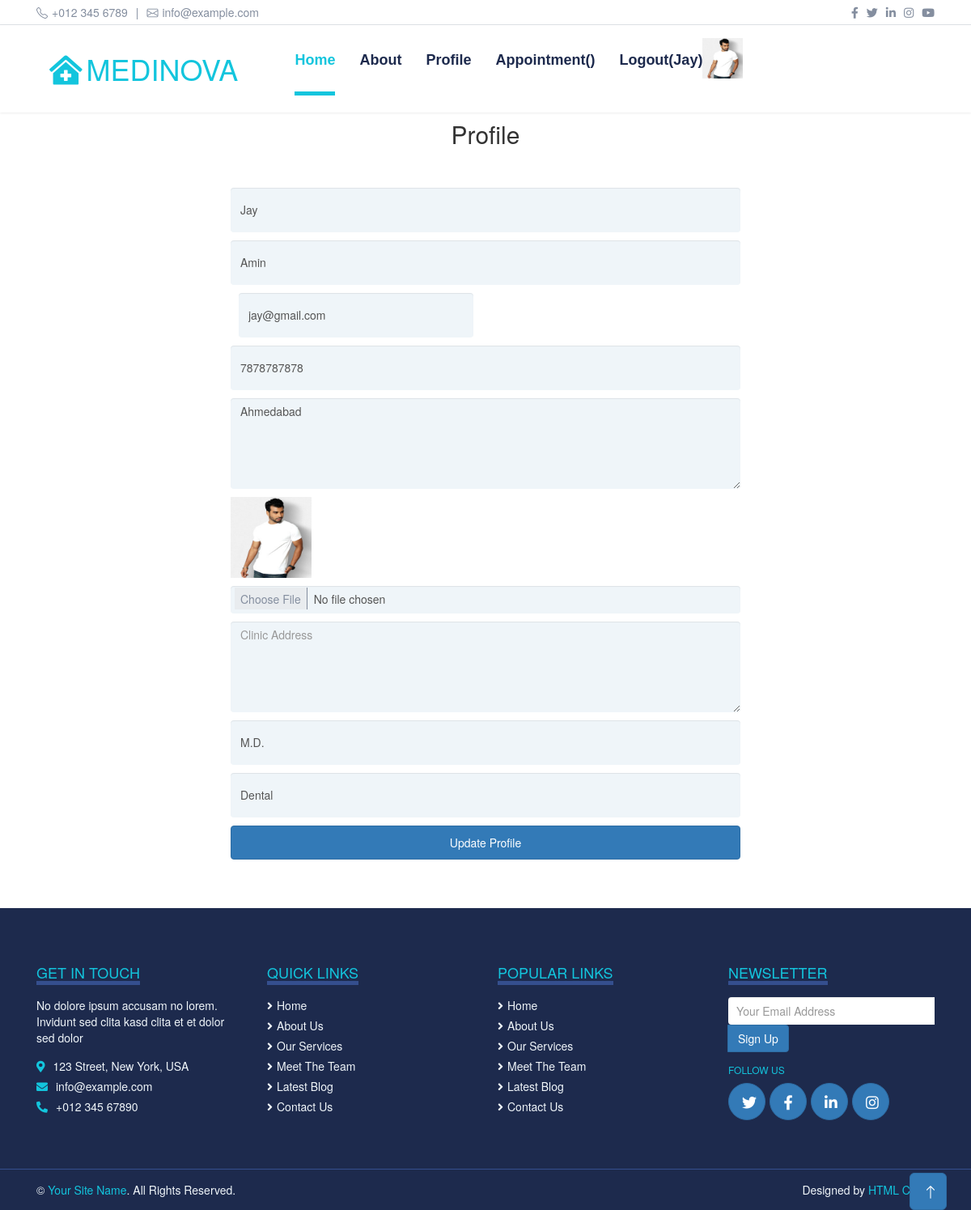
Screenshot of /doctor-profile/ (signed in) with the database file from the repository.
### myapp/models.py (models this page shows, shortened)
class User(models.Model):
	userchoice=(
			('patient','patient'),
			('doctor','doctor')
		)
	usertype=models.CharField(max_length=100,choices=userchoice)
	fname=models.CharField(max_length=100)
	lname=models.CharField(max_length=100)
	email=models.EmailField()
	mobile=models.PositiveIntegerField()
	address=models.TextField()
	password=models.CharField(max_length=100)
	profile_pic=models.ImageField(upload_to="profile_pic/",default="")

class Doctor(models.Model):
	doctor=models.ForeignKey(User,on_delete=models.CASCADE)
	clinic_address=models.TextField()
	qualification=models.CharField(max_length=100)
	speciality=models.CharField(max_length=100)
	profile=models.BooleanField(default=False)
	charges=models.PositiveIntegerField(default=200)

### myapp/views.py (the view)
# urls.py: path('doctor-profile/',views.doctor_profile,name='doctor-profile'),
def doctor_profile(request):
	user=User.objects.get(email=request.session['email'])
	doctor=Doctor()
	try:
		doctor=Doctor.objects.get(doctor=user)
	except:
		pass
	if request.method=="POST":
		user.fname=request.POST['fname']
		user.lname=request.POST['lname']
		user.mobile=request.POST['mobile']
		user.address=request.POST['address']
		try:
			user.profile_pic=request.FILES['profile_pic']
		except:
			pass
		user.save()
		doctor.doctor=user
		doctor.clinic_address=request.POST['clinic_address']
		doctor.qualification=request.POST['qualification']
		doctor.speciality=request.POST['speciality']
		doctor.save()
		msg="Profile Update Successfully"
		return render(request,'doctor-profile.html',{'user':user,'doctor':doctor,'msg':msg})
	else:
		return render(request,'doctor-profile.html',{'user':user,'doctor':doctor})

### myapp/templates/doctor-profile.html (shortened to what this page needs)
{% extends 'doctor-header.html' %}
{% load static %}
{% block content %}
<!DOCTYPE html>
<html lang="en">
<head>
</head>
<body>
    <div class="container-fluid pt-5">
        <div class="container">
            <div class="row justify-content-center position-relative" style="margin-top:-100px; z-index: 1;">
                <div class="col-lg-8">
                    <div class="bg-white rounded p-5 m-5 mb-0">
                        <h2 align="center">Profile</h2>
                        <br><br>
                        <form method="post" action="{% url 'doctor-profile' %}" enctype="multipart/form-data">
                            <div class="row g-3">
                                <div class="col-12">
                                    <input type="text" class="form-control bg-light border-0" value="{{user.fname}}" name="fname" style="height: 55px;">
                                </div>
                                <div class="col-12">
                                    <input type="text" class="form-control bg-light border-0" value="{{user.lname}}" name="lname" style="height: 55px;">
                                </div>
                                <div class="col-12 col-sm-6">
                                    <input type="email" class="form-control bg-light border-0" value="{{user.email}}" name="email" style="height: 55px;">
                                </div>
                                <div class="col-12">
                                    <input type="text" class="form-control bg-light border-0" value="{{user.mobile}}" name="mobile" style="height: 55px;">
                                </div>
                                <div class="col-12">
                                    <textarea class="form-control bg-light border-0" rows="5" placeholder="Address" name="address">{{user.address}}</textarea>
                                </div>
                                <div class="col-12">
                                    <img src="{{user.profile_pic.url}}" width="100px" height="100px">
                                </div>
                                <div class="col-12">
                                    <input type="file" class="form-control bg-light border-0" name="profile_pic">
                                </div>
                                <div class="col-12">
                                    <textarea class="form-control bg-light border-0" rows="5" placeholder="Clinic Address" name="clinic_address">{{doctor.address}}</textarea>
                                </div>
                                 <div class="col-12">
                                    <input type="text" class="form-control bg-light border-0" value="{{doctor.qualification}}" placeholder="Qualification" name="qualification" style="height: 55px;">
                                </div>
                                <div class="col-12">
                                    <input type="text" class="form-control bg-light border-0" value="{{doctor.speciality}}" placeholder="Speciality" name="speciality" style="height: 55px;">
                                </div>
                                <div class="col-12">
                                    <button class="btn btn-primary w-100 py-3" type="submit">Update Profile</button>
                                </div>
                            </div>
                        </form>
                    </div>
                </div>
            </div>
        </div>
    </div>
</body>
</html>
{% endblock %}

### myapp/templates/doctor-header.html (shortened to what this page needs)
{% load static %}
<!DOCTYPE html>
<html lang="en">
<head>
    <link href="https://cdnjs.cloudflare.com/ajax/libs/font-awesome/5.15.0/css/all.min.css" rel="stylesheet">
    <link href="https://cdn.jsdelivr.net/npm/bootstrap-icons@1.4.1/font/bootstrap-icons.css" rel="stylesheet">
    <link href="{% static 'lib/owlcarousel/assets/owl.carousel.min.css' %}" rel="stylesheet">
    <link href="{% static 'lib/tempusdominus/css/tempusdominus-bootstrap-4.min.css' %}" rel="stylesheet" />
    <link href="{% static 'css/bootstrap.min.css' %}" rel="stylesheet">
    <link href="{% static 'css/style.css' %}" rel="stylesheet">
    <link rel="stylesheet" href="https://maxcdn.bootstrapcdn.com/bootstrap/3.4.1/css/bootstrap.min.css">
</head>
<body>
    <div class="container-fluid py-2 border-bottom d-none d-lg-block">
        <div class="container">
            <div class="row">
                <div class="col-md-6 text-center text-lg-start mb-2 mb-lg-0">
                    <div class="d-inline-flex align-items-center">
                        <a class="text-decoration-none text-body pe-3" href=""><i class="bi bi-telephone me-2"></i>+012 345 6789</a>
                        <span class="text-body">|</span>
                        <a class="text-decoration-none text-body px-3" href=""><i class="bi bi-envelope me-2"></i>info@example.com</a>
                    </div>
                </div>
                <div class="col-md-6 text-center text-lg-end">
                    <div class="d-inline-flex align-items-center">
                        <a class="text-body px-2" href="">
                            <i class="fab fa-facebook-f"></i>
                        </a>
                        <a class="text-body px-2" href="">
                            <i class="fab fa-twitter"></i>
                        </a>
                        <a class="text-body px-2" href="">
                            <i class="fab fa-linkedin-in"></i>
                        </a>
                        <a class="text-body px-2" href="">
                            <i class="fab fa-instagram"></i>
                        </a>
                        <a class="text-body ps-2" href="">
                            <i class="fab fa-youtube"></i>
                        </a>
                    </div>
                </div>
            </div>
        </div>
    </div>
    <div class="container-fluid sticky-top bg-white shadow-sm">
        <div class="container">
            <nav class="navbar navbar-expand-lg bg-white navbar-light py-3 py-lg-0">
                <a href="{% url 'doctor-index' %}" class="navbar-brand">
                    <h1 class="m-0 text-uppercase text-primary"><i class="fa fa-clinic-medical me-2"></i>Medinova</h1>
                </a>
                <div class="collapse navbar-collapse" id="navbarCollapse">
                    <div class="navbar-nav ms-auto py-0">
                        <a href="{% url 'doctor-index' %}" class="nav-item nav-link active">Home</a>
                        <a href="{% url 'doctor-about' %}" class="nav-item nav-link">About</a>
                        <a href="{% url 'doctor-profile' %}" class="nav-item nav-link">Profile</a>
                        <a href="{% url 'doctor-appointment' %}" class="nav-item nav-link">Appointment({{request.session.appointment_count}})</a>
                        {% if request.session.email %}
                            <a href="{% url 'logout' %}" class="nav-item nav-link">Logout({{request.session.fname}})</a>
                            <img src="{{request.session.profile_pic}}" height="50px" width="50px" style="margin-top:15px;">
                        {% else %}
                            <a href="{% url 'signup' %}" class="nav-item nav-link">Sign Up</a>
                            <a href="{% url 'login' %}" class="nav-item nav-link">Login</a>
                        {% endif %}
                    </div>
                </div>
            </nav>
        </div>
    </div>
    {% block content %}
    {% endblock %}
    <div class="container-fluid bg-dark text-light mt-5 py-5">
        <div class="container py-5">
            <div class="row g-5">
                <div class="col-lg-3 col-md-6">
                    <h4 class="d-inline-block text-primary text-uppercase border-bottom border-5 border-secondary mb-4">Get In Touch</h4>
                    <p class="mb-4">No dolore ipsum accusam no lorem. Invidunt sed clita kasd clita et et dolor sed dolor</p>
                    <p class="mb-2"><i class="fa fa-map-marker-alt text-primary me-3"></i>123 Street, New York, USA</p>
                    <p class="mb-2"><i class="fa fa-envelope text-primary me-3"></i>info@example.com</p>
                    <p class="mb-0"><i class="fa fa-phone-alt text-primary me-3"></i>+012 345 67890</p>
                </div>
                <div class="col-lg-3 col-md-6">
                    <h4 class="d-inline-block text-primary text-uppercase border-bottom border-5 border-secondary mb-4">Quick Links</h4>
                    <div class="d-flex flex-column justify-content-start">
                        <a class="text-light mb-2" href="#"><i class="fa fa-angle-right me-2"></i>Home</a>
                        <a class="text-light mb-2" href="#"><i class="fa fa-angle-right me-2"></i>About Us</a>
                        <a class="text-light mb-2" href="#"><i class="fa fa-angle-right me-2"></i>Our Services</a>
                        <a class="text-light mb-2" href="#"><i class="fa fa-angle-right me-2"></i>Meet The Team</a>
                        <a class="text-light mb-2" href="#"><i class="fa fa-angle-right me-2"></i>Latest Blog</a>
                        <a class="text-light" href="#"><i class="fa fa-angle-right me-2"></i>Contact Us</a>
                    </div>
                </div>
                <div class="col-lg-3 col-md-6">
                    <h4 class="d-inline-block text-primary text-uppercase border-bottom border-5 border-secondary mb-4">Popular Links</h4>
                    <div class="d-flex flex-column justify-content-start">
                        <a class="text-light mb-2" href="#"><i class="fa fa-angle-right me-2"></i>Home</a>
                        <a class="text-light mb-2" href="#"><i class="fa fa-angle-right me-2"></i>About Us</a>
                        <a class="text-light mb-2" href="#"><i class="fa fa-angle-right me-2"></i>Our Services</a>
                        <a class="text-light mb-2" href="#"><i class="fa fa-angle-right me-2"></i>Meet The Team</a>
                        <a class="text-light mb-2" href="#"><i class="fa fa-angle-right me-2"></i>Latest Blog</a>
                        <a class="text-light" href="#"><i class="fa fa-angle-right me-2"></i>Contact Us</a>
                    </div>
                </div>
                <div class="col-lg-3 col-md-6">
                    <h4 class="d-inline-block text-primary text-uppercase border-bottom border-5 border-secondary mb-4">Newsletter</h4>
                    <form action="">
                        <div class="input-group">
                            <input type="text" class="form-control p-3 border-0" placeholder="Your Email Address">
                            <button class="btn btn-primary">Sign Up</button>
                        </div>
                    </form>
                    <h6 class="text-primary text-uppercase mt-4 mb-3">Follow Us</h6>
                    <div class="d-flex">
                        <a class="btn btn-lg btn-primary btn-lg-square rounded-circle me-2" href="#"><i class="fab fa-twitter"></i></a>
                        <a class="btn btn-lg btn-primary btn-lg-square rounded-circle me-2" href="#"><i class="fab fa-facebook-f"></i></a>
                        <a class="btn btn-lg btn-primary btn-lg-square rounded-circle me-2" href="#"><i class="fab fa-linkedin-in"></i></a>
                        <a class="btn btn-lg btn-primary btn-lg-square rounded-circle" href="#"><i class="fab fa-instagram"></i></a>
                    </div>
                </div>
            </div>
        </div>
    </div>
    <div class="container-fluid bg-dark text-light border-top border-secondary py-4">
        <div class="container">
            <div class="row g-5">
                <div class="col-md-6 text-center text-md-start">
                    <p class="mb-md-0">&copy; <a class="text-primary" href="#">Your Site Name</a>. All Rights Reserved.</p>
                </div>
                <div class="col-md-6 text-center text-md-end">
                    <p class="mb-0">Designed by <a class="text-primary" href="https://htmlcodex.com">HTML Codex</a></p>
                </div>
            </div>
        </div>
    </div>
    <a href="#" class="btn btn-lg btn-primary btn-lg-square back-to-top"><i class="bi bi-arrow-up"></i></a>
</body>
</html>

### myapp/static/css/style.css (style rules this page uses)
:root { --primary: #13C5DD; --secondary: #354F8E; --light: #EFF5F9; --dark: #1D2A4D; }
.btn { font-weight: 700; transition: .5s; }
.btn-primary { color: #FFFFFF; }
.btn-lg-square { width: 46px; height: 46px; }
.btn-square, .btn-sm-square, .btn-lg-square { padding-left: 0; padding-right: 0; text-align: center; }
.back-to-top { position: fixed; display: none; right: 30px; bottom: 0; border-radius: 50% 50% 0 0; z-index: 99; }
.navbar-light .navbar-nav .nav-link { font-family: 'Jost', sans-serif; position: relative; margin-left: 30px; padding: 30px 0; font-size: 18px; font-weight: 700; color: var(--dark); outline: none; transition: .5s; }
.navbar-light .navbar-nav .nav-link:hover, .navbar-light .navbar-nav .nav-link.active { color: var(--primary); }
@media (min-width: 992px) { .navbar-light .navbar-nav .nav-link::before { position: absolute; content: ""; width: 0; height: 5px; bottom: 0; left: 50%; background: var(--primary); transition: .5s; } }
@media (min-width: 992px) { .navbar-light .navbar-nav .nav-link:hover::before, .navbar-light .navbar-nav .nav-link.active::before { width: 100%; left: 0; } }

### rows the page displays
User: session.fname "Jay", fname "Jay", lname "Amin", email "jay@gmail.com", mobile "7878787878", address "Ahmedabad", profile_pic (picture)
Doctor: qualification "M.D.", speciality "Dental"
